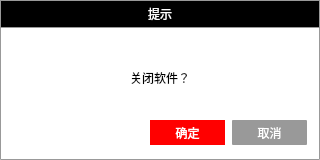
<?xml version="1.0" encoding="UTF-8"?>
<ui version="4.0">
 <class>WarningDlg</class>
 <widget class="QDialog" name="WarningDlg">
  <property name="geometry">
   <rect>
    <x>0</x>
    <y>0</y>
    <width>320</width>
    <height>160</height>
   </rect>
  </property>
  <property name="minimumSize">
   <size>
    <width>320</width>
    <height>160</height>
   </size>
  </property>
  <property name="maximumSize">
   <size>
    <width>320</width>
    <height>160</height>
   </size>
  </property>
  <property name="font">
   <font>
    <family>微软雅黑</family>
   </font>
  </property>
  <property name="windowTitle">
   <string>Dialog</string>
  </property>
  <property name="styleSheet">
   <string notr="true">QWidget#WarningDlg
{
background:rgb(255, 255, 255);
border: 1px solid #999999;
border-radius: 1px;
}</string>
  </property>
  <layout class="QGridLayout" name="gridLayout_3">
   <property name="leftMargin">
    <number>0</number>
   </property>
   <property name="topMargin">
    <number>0</number>
   </property>
   <property name="rightMargin">
    <number>0</number>
   </property>
   <property name="bottomMargin">
    <number>0</number>
   </property>
   <property name="spacing">
    <number>0</number>
   </property>
   <item row="0" column="0">
    <widget class="QWidget" name="m_warningTitle" native="true">
     <property name="minimumSize">
      <size>
       <width>30</width>
       <height>28</height>
      </size>
     </property>
     <property name="maximumSize">
      <size>
       <width>500</width>
       <height>28</height>
      </size>
     </property>
     <property name="styleSheet">
      <string notr="true">QWidget#m_warningTitle
{
background:rgb(0, 0, 0);
border:1px solid #999999;
border-radius: 1px;
}</string>
     </property>
     <layout class="QGridLayout" name="gridLayout">
      <property name="leftMargin">
       <number>0</number>
      </property>
      <property name="topMargin">
       <number>0</number>
      </property>
      <property name="rightMargin">
       <number>0</number>
      </property>
      <property name="bottomMargin">
       <number>0</number>
      </property>
      <property name="spacing">
       <number>0</number>
      </property>
      <item row="0" column="0">
       <layout class="QHBoxLayout" name="horizontalLayout">
        <property name="spacing">
         <number>0</number>
        </property>
        <item>
         <spacer name="horizontalSpacer_7">
          <property name="orientation">
           <enum>Qt::Horizontal</enum>
          </property>
          <property name="sizeType">
           <enum>QSizePolicy::Fixed</enum>
          </property>
          <property name="sizeHint" stdset="0">
           <size>
            <width>35</width>
            <height>28</height>
           </size>
          </property>
         </spacer>
        </item>
        <item>
         <spacer name="horizontalSpacer_6">
          <property name="orientation">
           <enum>Qt::Horizontal</enum>
          </property>
          <property name="sizeHint" stdset="0">
           <size>
            <width>40</width>
            <height>20</height>
           </size>
          </property>
         </spacer>
        </item>
        <item>
         <widget class="QPushButton" name="m_titleTextBtn">
          <property name="minimumSize">
           <size>
            <width>40</width>
            <height>28</height>
           </size>
          </property>
          <property name="maximumSize">
           <size>
            <width>16777215</width>
            <height>28</height>
           </size>
          </property>
          <property name="font">
           <font>
            <family>微软雅黑</family>
            <pointsize>9</pointsize>
           </font>
          </property>
          <property name="styleSheet">
           <string notr="true">QPushButton#m_titleTextBtn
{
color: #FFFFFF;
border-radius:1px;
background-repeat:no-repeat;
background-position:center;
}
QPushButton#m_titleTextBtn:hover
{

}</string>
          </property>
          <property name="text">
           <string>提示</string>
          </property>
         </widget>
        </item>
        <item>
         <spacer name="horizontalSpacer">
          <property name="orientation">
           <enum>Qt::Horizontal</enum>
          </property>
          <property name="sizeHint" stdset="0">
           <size>
            <width>40</width>
            <height>20</height>
           </size>
          </property>
         </spacer>
        </item>
        <item>
         <widget class="QPushButton" name="m_closeBtn">
          <property name="minimumSize">
           <size>
            <width>35</width>
            <height>28</height>
           </size>
          </property>
          <property name="maximumSize">
           <size>
            <width>35</width>
            <height>28</height>
           </size>
          </property>
          <property name="styleSheet">
           <string notr="true">QPushButton#m_closeBtn
{
color: #999999;
border-radius:1px;
font: bold 14px;
padding: 6px;
background-image:url(:/Title/Button/images/close.png);
background-repeat:no-repeat;
background-position:center;
}
QPushButton#m_closeBtn:hover
{
color:white;
background:red;
background-image:url(:/Title/Button/images/close.png);
background-repeat:no-repeat;
background-position:center;
}</string>
          </property>
          <property name="text">
           <string/>
          </property>
         </widget>
        </item>
       </layout>
      </item>
     </layout>
    </widget>
   </item>
   <item row="2" column="0">
    <layout class="QHBoxLayout" name="horizontalLayout_3">
     <item>
      <spacer name="horizontalSpacer_4">
       <property name="orientation">
        <enum>Qt::Horizontal</enum>
       </property>
       <property name="sizeHint" stdset="0">
        <size>
         <width>40</width>
         <height>20</height>
        </size>
       </property>
      </spacer>
     </item>
     <item>
      <widget class="QLabel" name="label">
       <property name="font">
        <font>
         <family>微软雅黑</family>
         <pointsize>9</pointsize>
        </font>
       </property>
       <property name="text">
        <string>关闭软件？</string>
       </property>
      </widget>
     </item>
     <item>
      <spacer name="horizontalSpacer_5">
       <property name="orientation">
        <enum>Qt::Horizontal</enum>
       </property>
       <property name="sizeHint" stdset="0">
        <size>
         <width>40</width>
         <height>20</height>
        </size>
       </property>
      </spacer>
     </item>
    </layout>
   </item>
   <item row="3" column="0">
    <layout class="QGridLayout" name="gridLayout_2">
     <property name="topMargin">
      <number>12</number>
     </property>
     <item row="0" column="1">
      <spacer name="verticalSpacer_2">
       <property name="orientation">
        <enum>Qt::Vertical</enum>
       </property>
       <property name="sizeHint" stdset="0">
        <size>
         <width>20</width>
         <height>18</height>
        </size>
       </property>
      </spacer>
     </item>
     <item row="1" column="3" rowspan="2">
      <spacer name="horizontalSpacer_3">
       <property name="orientation">
        <enum>Qt::Horizontal</enum>
       </property>
       <property name="sizeType">
        <enum>QSizePolicy::Fixed</enum>
       </property>
       <property name="sizeHint" stdset="0">
        <size>
         <width>13</width>
         <height>20</height>
        </size>
       </property>
      </spacer>
     </item>
     <item row="1" column="0" rowspan="2">
      <spacer name="horizontalSpacer_2">
       <property name="orientation">
        <enum>Qt::Horizontal</enum>
       </property>
       <property name="sizeHint" stdset="0">
        <size>
         <width>88</width>
         <height>20</height>
        </size>
       </property>
      </spacer>
     </item>
     <item row="1" column="1" rowspan="2" colspan="2">
      <layout class="QHBoxLayout" name="horizontalLayout_2">
       <item>
        <widget class="QPushButton" name="m_OKBtn">
         <property name="minimumSize">
          <size>
           <width>75</width>
           <height>25</height>
          </size>
         </property>
         <property name="maximumSize">
          <size>
           <width>75</width>
           <height>25</height>
          </size>
         </property>
         <property name="font">
          <font>
           <family>微软雅黑</family>
           <pointsize>-1</pointsize>
           <weight>50</weight>
           <italic>false</italic>
           <bold>false</bold>
          </font>
         </property>
         <property name="styleSheet">
          <string notr="true">QPushButton#m_OKBtn
{
background:red;
color:white;
border:4px solid red;
font: 12px;
font-family:微软雅黑;
background-repeat:no-repeat;
background-position:center;
}
QPushButton#m_OKBtn:hover
{

}</string>
         </property>
         <property name="text">
          <string>确定</string>
         </property>
        </widget>
       </item>
       <item>
        <spacer name="horizontalSpacer_8">
         <property name="orientation">
          <enum>Qt::Horizontal</enum>
         </property>
         <property name="sizeType">
          <enum>QSizePolicy::Fixed</enum>
         </property>
         <property name="sizeHint" stdset="0">
          <size>
           <width>7</width>
           <height>20</height>
          </size>
         </property>
        </spacer>
       </item>
       <item>
        <widget class="QPushButton" name="m_cancleBtn">
         <property name="minimumSize">
          <size>
           <width>75</width>
           <height>25</height>
          </size>
         </property>
         <property name="maximumSize">
          <size>
           <width>75</width>
           <height>25</height>
          </size>
         </property>
         <property name="font">
          <font>
           <family>微软雅黑</family>
           <pointsize>-1</pointsize>
           <weight>50</weight>
           <italic>false</italic>
           <bold>false</bold>
          </font>
         </property>
         <property name="styleSheet">
          <string notr="true">QPushButton#m_cancleBtn
{
background: #999999;
color:white;
border-radius:1px;
font: 12px;
font-family:微软雅黑;
padding: 6px;
background-repeat:no-repeat;
background-position:center;
}
QPushButton#m_cancleBtn:hover
{

}</string>
         </property>
         <property name="text">
          <string>取消</string>
         </property>
        </widget>
       </item>
      </layout>
     </item>
     <item row="3" column="0">
      <spacer name="verticalSpacer_3">
       <property name="orientation">
        <enum>Qt::Vertical</enum>
       </property>
       <property name="sizeType">
        <enum>QSizePolicy::Fixed</enum>
       </property>
       <property name="sizeHint" stdset="0">
        <size>
         <width>20</width>
         <height>15</height>
        </size>
       </property>
      </spacer>
     </item>
    </layout>
   </item>
   <item row="1" column="0">
    <spacer name="verticalSpacer">
     <property name="orientation">
      <enum>Qt::Vertical</enum>
     </property>
     <property name="sizeType">
      <enum>QSizePolicy::Fixed</enum>
     </property>
     <property name="sizeHint" stdset="0">
      <size>
       <width>20</width>
       <height>40</height>
      </size>
     </property>
    </spacer>
   </item>
  </layout>
 </widget>
 <resources/>
 <connections/>
</ui>
